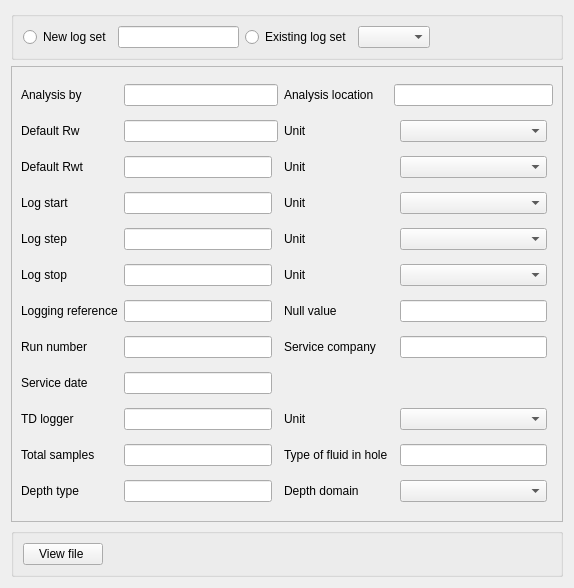
<?xml version="1.0" encoding="UTF-8"?>
<ui version="4.0">
 <class>LogServiceLasWizardPage</class>
 <widget class="QWizardPage" name="LogServiceLasWizardPage">
  <property name="geometry">
   <rect>
    <x>0</x>
    <y>0</y>
    <width>574</width>
    <height>588</height>
   </rect>
  </property>
  <property name="windowTitle">
   <string>Log service details</string>
  </property>
  <layout class="QVBoxLayout" name="verticalLayout">
   <item>
    <widget class="QGroupBox" name="upperGroupBox">
     <property name="title">
      <string/>
     </property>
     <layout class="QHBoxLayout" name="horizontalLayout">
      <item>
       <widget class="QRadioButton" name="newLogSetRadioButton">
        <property name="text">
         <string>New log set</string>
        </property>
       </widget>
      </item>
      <item>
       <widget class="QLineEdit" name="newLogSetNameLineEdit"/>
      </item>
      <item>
       <widget class="QRadioButton" name="existingLogSetRadioButton">
        <property name="text">
         <string>Existing log set</string>
        </property>
       </widget>
      </item>
      <item>
       <widget class="QComboBox" name="existingLogSetComboBox"/>
      </item>
      <item>
       <spacer name="upperHorizontalSpacer">
        <property name="orientation">
         <enum>Qt::Horizontal</enum>
        </property>
        <property name="sizeHint" stdset="0">
         <size>
          <width>40</width>
          <height>20</height>
         </size>
        </property>
       </spacer>
      </item>
     </layout>
    </widget>
   </item>
   <item>
    <widget class="QScrollArea" name="scrollArea">
     <property name="widgetResizable">
      <bool>true</bool>
     </property>
     <widget class="QWidget" name="scrollAreaWidgetContents">
      <property name="geometry">
       <rect>
        <x>0</x>
        <y>0</y>
        <width>560</width>
        <height>492</height>
       </rect>
      </property>
      <layout class="QGridLayout" name="gridLayout_3">
       <item row="4" column="0">
        <widget class="QLabel" name="logStepLabel">
         <property name="text">
          <string>Log step</string>
         </property>
        </widget>
       </item>
       <item row="0" column="1" colspan="2">
        <widget class="QLineEdit" name="analysisByLineEdit"/>
       </item>
       <item row="1" column="0">
        <widget class="QLabel" name="defaultRwLabel">
         <property name="text">
          <string>Default Rw</string>
         </property>
        </widget>
       </item>
       <item row="0" column="4" colspan="3">
        <widget class="QLineEdit" name="analysisLocationLineEdit"/>
       </item>
       <item row="1" column="1" colspan="2">
        <widget class="QLineEdit" name="defaultRwLineEdit"/>
       </item>
       <item row="1" column="3">
        <widget class="QLabel" name="defaultRwUnitLabel">
         <property name="text">
          <string>Unit</string>
         </property>
        </widget>
       </item>
       <item row="0" column="0">
        <widget class="QLabel" name="analysisByLabel">
         <property name="text">
          <string>Analysis by</string>
         </property>
        </widget>
       </item>
       <item row="2" column="0">
        <widget class="QLabel" name="defaultRwtLabel">
         <property name="text">
          <string>Default Rwt</string>
         </property>
        </widget>
       </item>
       <item row="2" column="1">
        <widget class="QLineEdit" name="defaultRwtLineEdit"/>
       </item>
       <item row="2" column="3">
        <widget class="QLabel" name="defaultRwtUnitLabel">
         <property name="text">
          <string>Unit</string>
         </property>
        </widget>
       </item>
       <item row="0" column="3">
        <widget class="QLabel" name="analysisLocationLabel">
         <property name="text">
          <string>Analysis location</string>
         </property>
        </widget>
       </item>
       <item row="11" column="0">
        <widget class="QLabel" name="tdLoggerLabel">
         <property name="text">
          <string>TD logger</string>
         </property>
        </widget>
       </item>
       <item row="3" column="1">
        <widget class="QLineEdit" name="logStartLineEdit"/>
       </item>
       <item row="3" column="3">
        <widget class="QLabel" name="logStartUnitLabel">
         <property name="text">
          <string>Unit</string>
         </property>
        </widget>
       </item>
       <item row="3" column="0">
        <widget class="QLabel" name="logStartLabel">
         <property name="text">
          <string>Log start</string>
         </property>
        </widget>
       </item>
       <item row="11" column="5">
        <widget class="QComboBox" name="tdLoggerUnitComboBox"/>
       </item>
       <item row="8" column="0">
        <widget class="QLabel" name="loggingReferenceLabel">
         <property name="text">
          <string>Logging reference</string>
         </property>
        </widget>
       </item>
       <item row="4" column="3">
        <widget class="QLabel" name="logStepUnitLabel">
         <property name="text">
          <string>Unit</string>
         </property>
        </widget>
       </item>
       <item row="4" column="1">
        <widget class="QLineEdit" name="logStepLineEdit"/>
       </item>
       <item row="8" column="5">
        <widget class="QLineEdit" name="nullValueLineEdit"/>
       </item>
       <item row="9" column="0">
        <widget class="QLabel" name="runNumberLabel">
         <property name="text">
          <string>Run number</string>
         </property>
        </widget>
       </item>
       <item row="13" column="5">
        <widget class="QComboBox" name="depthDomainComboBox"/>
       </item>
       <item row="6" column="0">
        <widget class="QLabel" name="logStopLabel">
         <property name="text">
          <string>Log stop</string>
         </property>
        </widget>
       </item>
       <item row="6" column="3">
        <widget class="QLabel" name="logStopUnitLabel">
         <property name="text">
          <string>Unit</string>
         </property>
        </widget>
       </item>
       <item row="6" column="1">
        <widget class="QLineEdit" name="logStopLineEdit"/>
       </item>
       <item row="13" column="3">
        <widget class="QLabel" name="depthDomainLabel">
         <property name="text">
          <string>Depth domain</string>
         </property>
        </widget>
       </item>
       <item row="8" column="1">
        <widget class="QLineEdit" name="loggingReferenceLineEdit"/>
       </item>
       <item row="8" column="3">
        <widget class="QLabel" name="nullValueLabel">
         <property name="text">
          <string>Null value</string>
         </property>
        </widget>
       </item>
       <item row="9" column="1">
        <widget class="QLineEdit" name="runNumberLineEdit"/>
       </item>
       <item row="9" column="3">
        <widget class="QLabel" name="serviceCompanyLabel">
         <property name="text">
          <string>Service company</string>
         </property>
        </widget>
       </item>
       <item row="9" column="5">
        <widget class="QLineEdit" name="serviceCompanyLineEdit"/>
       </item>
       <item row="10" column="0">
        <widget class="QLabel" name="serviceDateLabel">
         <property name="text">
          <string>Service date</string>
         </property>
        </widget>
       </item>
       <item row="10" column="1">
        <widget class="QLineEdit" name="serviceDateLineEdit"/>
       </item>
       <item row="13" column="1">
        <widget class="QLineEdit" name="depthTypeLineEdit"/>
       </item>
       <item row="13" column="0">
        <widget class="QLabel" name="depthTypeLabel_2">
         <property name="text">
          <string>Depth type</string>
         </property>
        </widget>
       </item>
       <item row="11" column="1">
        <widget class="QLineEdit" name="tdLoggerLineEdit"/>
       </item>
       <item row="11" column="3">
        <widget class="QLabel" name="tdLoggerUnitLabel">
         <property name="text">
          <string>Unit</string>
         </property>
        </widget>
       </item>
       <item row="1" column="5">
        <widget class="QComboBox" name="defaultRwUnitComboBox"/>
       </item>
       <item row="2" column="5">
        <widget class="QComboBox" name="defaultRwtComboBox"/>
       </item>
       <item row="3" column="5">
        <widget class="QComboBox" name="logStartUnitComboBox"/>
       </item>
       <item row="4" column="5">
        <widget class="QComboBox" name="logStepUnitComboBox"/>
       </item>
       <item row="6" column="5">
        <widget class="QComboBox" name="logStopUnitComboBox"/>
       </item>
       <item row="12" column="5">
        <widget class="QLineEdit" name="typeOfFluidInHoleLineEdit"/>
       </item>
       <item row="12" column="3">
        <widget class="QLabel" name="typeOfFluidInHoleLabel">
         <property name="text">
          <string>Type of fluid in hole</string>
         </property>
        </widget>
       </item>
       <item row="12" column="1">
        <widget class="QLineEdit" name="totalSamplesLineEdit"/>
       </item>
       <item row="12" column="0">
        <widget class="QLabel" name="totalSamplesLabel">
         <property name="text">
          <string>Total samples</string>
         </property>
        </widget>
       </item>
      </layout>
     </widget>
    </widget>
   </item>
   <item>
    <widget class="QGroupBox" name="lowerGroupbox">
     <property name="title">
      <string/>
     </property>
     <layout class="QHBoxLayout" name="horizontalLayout_2">
      <item>
       <widget class="QPushButton" name="viewfilePushButton">
        <property name="text">
         <string>View file </string>
        </property>
       </widget>
      </item>
      <item>
       <spacer name="lowerHorizontalSpacer">
        <property name="orientation">
         <enum>Qt::Horizontal</enum>
        </property>
        <property name="sizeHint" stdset="0">
         <size>
          <width>40</width>
          <height>20</height>
         </size>
        </property>
       </spacer>
      </item>
     </layout>
    </widget>
   </item>
  </layout>
 </widget>
 <resources/>
 <connections/>
</ui>
